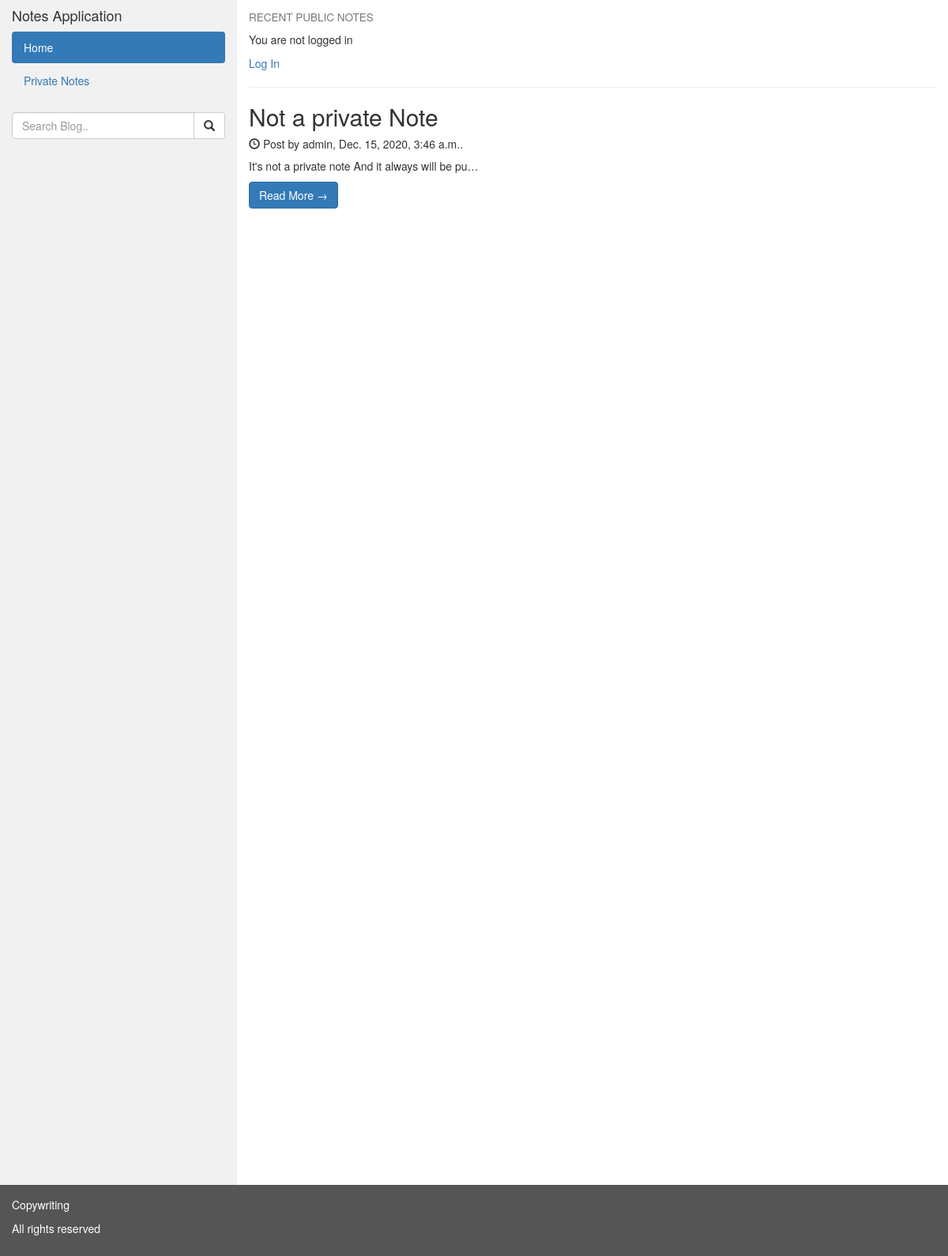
Before: / with the older database file.
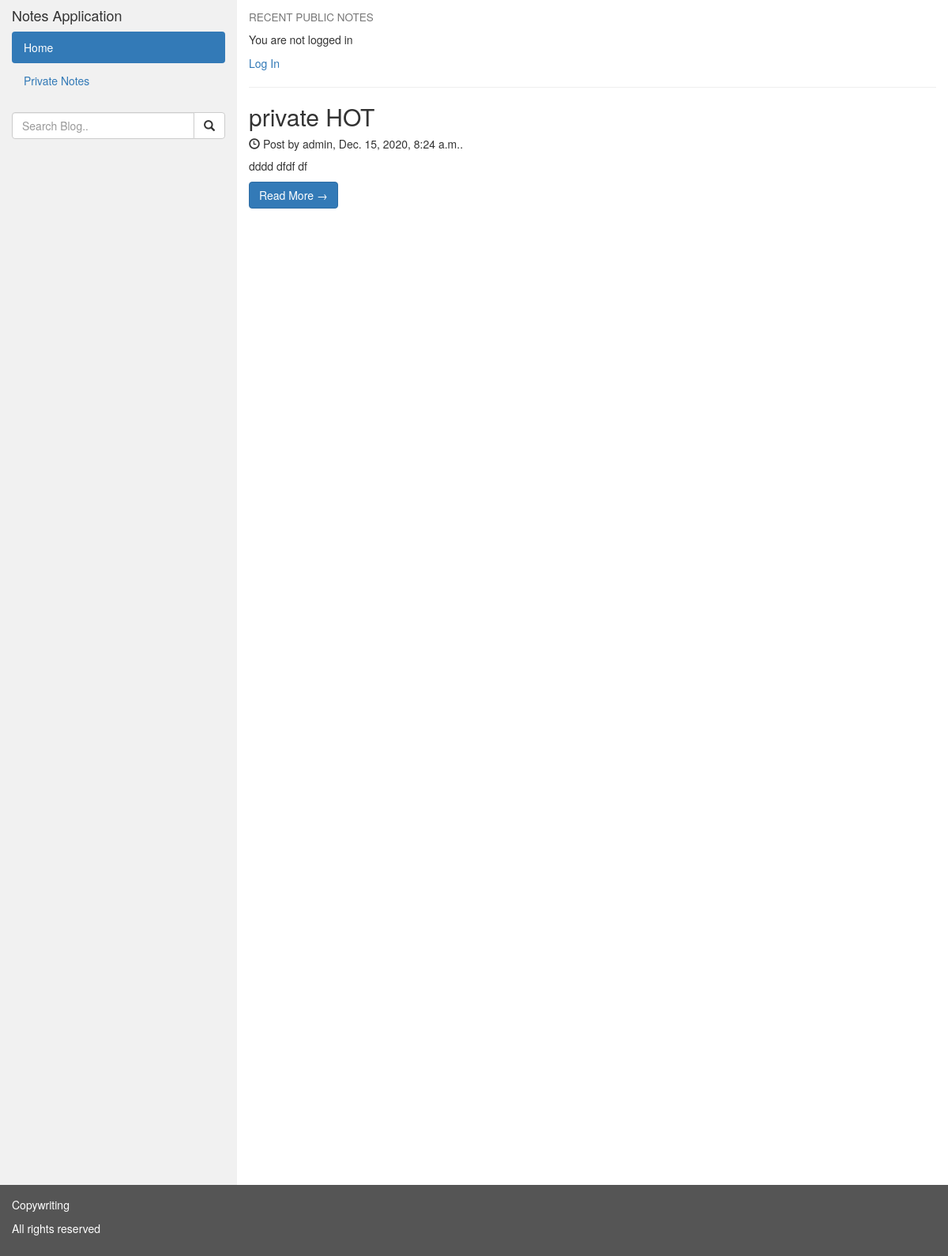
After: the same page with the newer database file.
### website/models.py (models this page shows, shortened)
class Note(models.Model):
    title = models.CharField(max_length=200)
    slug = models.SlugField(max_length=200, unique=True)
    author = models.ForeignKey(User, on_delete=models.CASCADE, related_name='blog_post')
    updated_on = models.DateTimeField(auto_now=True)
    content = models.TextField(max_length=600)
    created_on = models.DateTimeField(auto_now_add=True)
    status = models.IntegerField(choices=STATUS, default=0)
    class Meta:
        ordering = ['-created_on']

### website/views.py (the view)
# urls.py: path('', views.NoteList.as_view(), name='home'),
class NoteList(generic.ListView):
    context_object_name = 'notes_list'
    queryset = Note.objects.filter(status=0).order_by('-created_on')
    template_name = 'html/index.html'

### templates/html/index.html
{% extends 'html/base.html' %}
{% block content %}
<div class="col-sm-9">
  <h4><small>RECENT PUBLIC NOTES</small></h4>
  {% if user.is_authenticated %}
  Hi <strong>{{ user.username }}</strong>!
  <br>
  <a href="{% url 'logout' %}">Log Out</a>
  {% else %}
    <p>You are not logged in</p>
    <a href="{% url 'login' %}">Log In</a>
  {% endif %}
  {% for note in notes_list %}
    <hr>
    <h2>{{ note.title }}  </h2>
    <h5><span class="glyphicon glyphicon-time"></span> Post by {{ note.author }}, {{ note.created_on }}.</h5>
    <p>{{ note.content|truncatechars:50 }}</p>
    <a href="{% url 'note_detail' note.slug  %}" class="btn btn-primary">Read More &rarr;</a>
    <br><br>
  {% endfor %}
</div>
{% endblock content %}

Changed rows visible on the page:
removed Note: title "Not a private Note", author "admin", created_on "Dec. 15, 2020, 3:46 a.m.", content "It's not a private note And it always will be pu…"
now on this page (row edited): Note: title "private HOT", author "admin", created_on "Dec. 15, 2020, 8:24 a.m.", content "dddd dfdf df"
